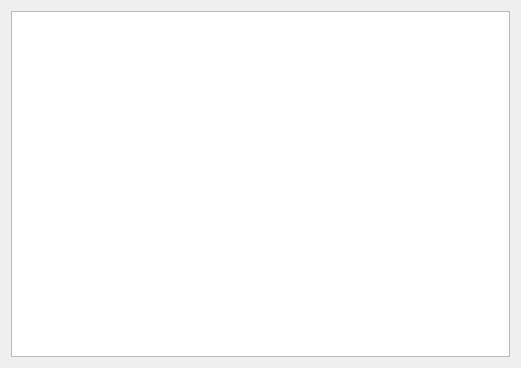
<?xml version="1.0" encoding="UTF-8"?>
<ui version="4.0">
 <class>Form</class>
 <widget class="QWidget" name="Form">
  <property name="geometry">
   <rect>
    <x>0</x>
    <y>0</y>
    <width>521</width>
    <height>368</height>
   </rect>
  </property>
  <property name="windowTitle">
   <string>espresso</string>
  </property>
  <layout class="QVBoxLayout" name="verticalLayout">
   <item>
    <widget class="QTableWidget" name="tableWidget"/>
   </item>
  </layout>
 </widget>
 <resources/>
 <connections/>
</ui>
